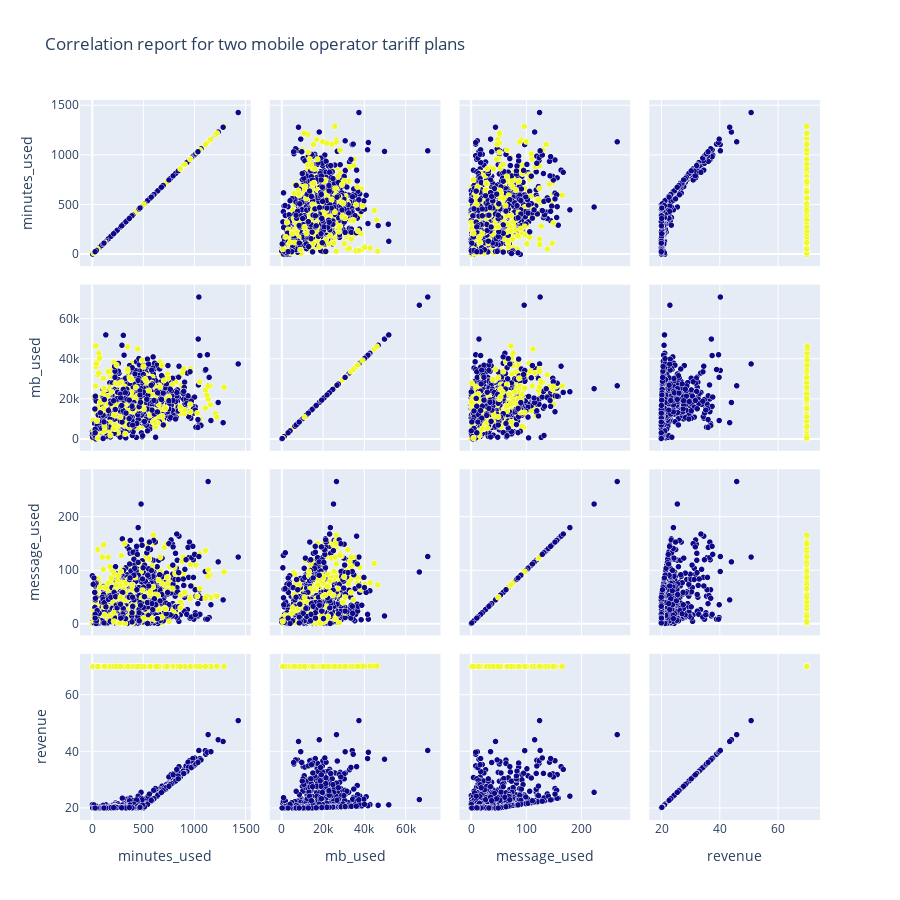

This figure's notebook cell:
### Markdown cell above
Preliminary analysis reveals that the data behaves as expected. The resulting distributions require a more detailed analysis.

### Code cell
index_vals = report['plan'].astype('category').cat.codes
fig = go.Figure(data=go.Splom(
                dimensions=[dict(label='minutes_used',
                                 values=report['minutes_used']),
                            dict(label='mb_used',
                                 values=report['mb_used']),
                            dict(label='message_used',
                                 values=report['message_used']),
                            dict(label='revenue',
                                 values=report['revenue'])],
                text=report['plan'],
                marker=dict(color=index_vals,
                            showscale=False, # colors encode categorical variables
                            line_color='white', line_width=0.5
                           )
                ))


fig.update_layout(
    title='Correlation report for two mobile operator tariff plans',
    dragmode='select',
    width=900,
    height=900,
    hovermode='closest',
)

fig.show()

### Figure 1 — Plotly figure (JSON) as saved in the notebook; plotly's stock layout.template omitted (floating-point values rounded to 4 significant figures; data arrays with more than 128 entries replaced by an {"elided": "..."} marker saying what was removed)
{"data": [{"dimensions": [{"label": "minutes_used", "values": {"elided": "3313 float values"}}, {"label": "mb_used", "values": {"elided": "3313 float values"}}, {"label": "message_used", "values": {"elided": "3313 int values"}}, {"label": "revenue", "values": {"elided": "3313 float values"}}], "marker": {"color": {"elided": "3313 int values"}, "line": {"color": "white", "width": 0.5}, "showscale": false}, "text": {"elided": "3313 str values"}, "type": "splom"}], "layout": {"dragmode": "select", "height": 900, "hovermode": "closest", "title": {"text": "Correlation report for two mobile operator tariff plans"}, "width": 900}}
